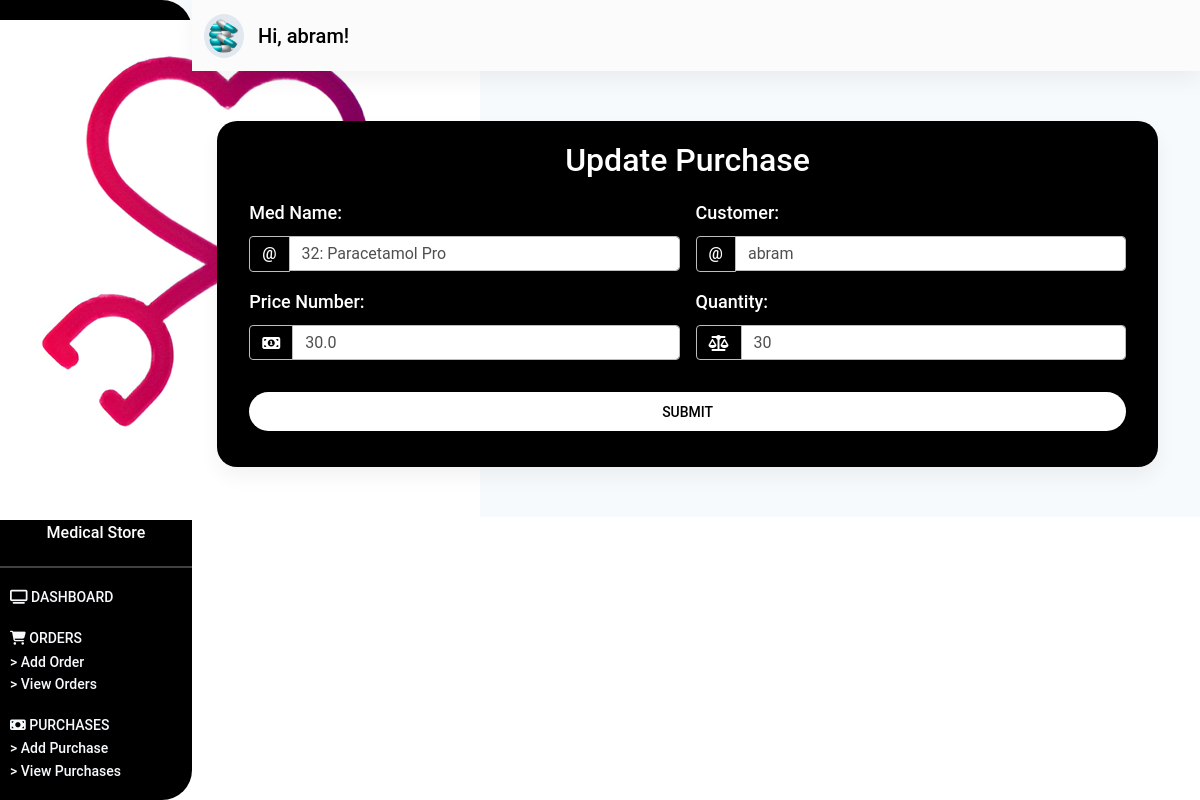
/customer/purchases/update-purchase/1/ (signed in), run on the app's committed database.
### store/models.py (models this page shows, shortened)
class Medicine(models.Model):
    med_code = models.IntegerField()
    med_name = models.CharField(max_length=50)
    dealer_name = models.ForeignKey(Dealer, on_delete=models.CASCADE)
    price = models.FloatField()
    stock = models.IntegerField()
    description = models.TextField()
    def __str__(self):
        return f"{self.med_code}: {self.med_name}"

class Purchase(models.Model):
    med_name = models.ForeignKey(Medicine, on_delete=models.CASCADE)
    customer = models.ForeignKey(User, on_delete=models.CASCADE)
    price_number = models.FloatField()
    quantity = models.IntegerField()

### customer/views.py (the view, shortened to what this page needs)
# urls.py: path('purchases/update-purchase/<int:pk>/', update_purchase, name="update-purchase"),
@login_required(login_url="/login/customer/")
def update_purchase(request, pk):
    purchase = Purchase.objects.get(id=pk)
    form = UpdatePurchaseForm(instance=purchase)
    context = {
        "form": form,
    }
    return render(request, "store/customer/update-purchase.html", context)

### store/templates/store/customer/update-purchase.html (shortened to what this page needs)
{% extends 'store/base.html' %}
{% load static %}
{% block content %}
    <section id="dashboard_section" class="dashboard_section">
        {% include "store/_dashboard-customer.html" %}
        <div class="container-fluid">
            <div class="add_dealer">
                <div class="purchase__card card">
                    <p class="h2">
                        Update Purchase
                    </p>
                    <div class="add__dealer__form">
                        <div class="container">
                            <form class="row g-3 needs-validation" method="POST">
                                <div class="col-md-6">
                                    <label for="validationCustomMedName" class="form-label">
                                        Med Name:
                                    </label>
                                    <div class="input-group">
                                        <span class="input-group-text" id="inputGroupPrepend">@</span>
                                        {{ form.med_name }}
                                    </div>
                                </div>
                                <div class="col-md-6">
                                    <label for="validationCustomCustomerName" class="form-label">
                                        Customer:
                                    </label>
                                    <div class="input-group">
                                        <span class="input-group-text" id="inputGroupPrepend">@</span>
                                        {{ form.customer }}
                                    </div>
                                </div>
                                <div class="col-md-6">
                                    <label for="validationPriceNumber" class="form-label">
                                        Price Number:
                                    </label>
                                    <div class="input-group">
                                        <span class="input-group-text" id="inputGroupPrepend">
                                            <i class="fa fa-money" aria-hidden="true"></i>
                                        </span>
                                        {{ form.price_number }}
                                    </div>
                                </div>
                                <div class="col-md-6">
                                    <label for="validationQuantity" class="form-label">
                                        Quantity:
                                    </label>
                                    <div class="input-group">
                                        <span class="input-group-text" id="inputGroupPrepend">
                                            <i class="fa fa-balance-scale" aria-hidden="true"></i>
                                        </span>
                                        {{ form.quantity }}
                                    </div>
                                </div>
                                <div class="col-12 pt-3">
                                    <div class="col-12 pb-3">
                                        <button class="btn btn-block login-button" type="submit">
                                            Submit
                                        </button>
                                    </div>
                                </div>
                            </form>
                        </div>
                    </div>
                </div>
            </div>
        </div>
    </section>
{% endblock content %}

### store/templates/store/_dashboard-customer.html (shortened to what this page needs)
{% load static %}
<div class="dashboard_header" id="sidebarToggleButton">
    <div class="dasboard_sidebar">
        <nav class="sidenav_bar sidenav-d-none" id="sideNavBar">
            <div class="dashboard_logo">
                <div class="logo_flex">
                    <span class="text">
                        Medical Store
                    </span>
                </div>
            </div>
            <hr class="hr_sidenav">
            <div class="sidebar_main">
                <ul class="sidebar">
                    <li class="sidebar_item">
                        <a href="{% url 'store:dashboard-admin' %}" class="item_link">
                            <i class="fa fa-television" aria-hidden="true"></i>
                            <span class="item_text sidebar_active">
                                Dashboard
                            </span>
                        </a>
                    </li>
                    <li class="sidebar_item">
                        <a class="item_link" id="dealerID">
                            <i class="fa fa-shopping-cart" aria-hidden="true"></i>
                            <span class="item_text">
                                Orders
                            </span>
                        </a>
                        <div class="dealer__items" id="dealerItems">
                            <a href="{% url "customer:add-order" %}" class="dealer__item">
                                > Add Order
                            </a>
                            <a href="{% url "customer:view-orders" %}" class="dealer__item">
                                > View Orders
                            </a>
                        </div>
                    </li>
                    <li class="sidebar_item" id="purchaseID">
                        <a class="item_link">
                            <i class="fas fa-money-bill    "></i>
                            <span class="item_text">
                                Purchases
                            </span>
                        </a>
                        <div class="purchase__items" id="purchaseItems">
                            <a href="{% url 'customer:add-purchase' %}" class="dealer__item">
                                > Add Purchase
                            </a>
                            <a href="{% url 'customer:view-purchases' %}" class="dealer__item">
                                > View Purchases
                            </a>
                        </div>
                    </li>
                </ul>
            </div>
        </nav>
    </div>
    <div class="dashboard_navbar" id=mainNavBar>
        <nav class="navbar navbar-expand-sm navbar-light bg-light sticky-top">
            <div class="container-fluid">
                <a class="navbar-brand nav_image" href="#">
                    <img src="{% static 'images/medicine.png' %}" alt="" class="img-responsive">
                    <span class="nav_span">
                        Hi, {{ request.user.username }}!
                    </span>
                </a>
            </div>
        </nav>
    </div>
</div>

### store/static/css/styles.css (style rules this page uses)
* { margin: 0%; padding: 0%; box-sizing: border-box; }
label.form-label { color: #fff !important; font-size: 18px; font-weight: 550; }
span.input-group-text { color: #fff !important; font-weight: 550; }
button.login-button { background-color: #fff; border-radius: 20px; font-size: 14px; font-weight: 550; color: #000 !important; }
a.nav_image img { width: 40px; background-color: #e2e8f0; padding: 5px; color: #000 !important; border-radius: 50%; }
span.nav_span { font-weight: 550; color: #000; margin-left: 10px; }
span.sidebar_active { font-weight: 550; }
div.dashboard_navbar { margin-left: 12rem; }
nav.sidenav_bar { width: 12rem; height: 100%; padding-bottom: 50px; position: fixed; background: #000; border-radius: 0px 30px 30px 0px; }
div.dashboard_logo { margin-top: 20px; margin-bottom: 20px; text-align: center; }
div.dashboard_logo span.text { color: #fff !important; font-weight: 550; }
hr.hr_sidenav { background-color: #fff; height: 2px; }
ul.sidebar { list-style: none; padding: 0; margin: 0; display: flex; flex-direction: column; align-items: flex-start; margin-left: 10px; }
li.sidebar_item { margin-bottom: 1rem; }
li.sidebar_item a { color: #f7fafc; font-size: 14px; font-weight: 500; }
li.sidebar_item span.item_text { text-transform: uppercase; }
div.dealer__items, div.medicine__items, div.employee__items, div.customer__items, div.purchase__items { display: flex; flex-direction: column; }
a.dealer__item { color: #f7fafc; font-size: 14px; }
section.dashboard_section { --bg-opacity: 1; background-color: #f7fafc; background-size: contain; }
div.add_dealer { margin-top: 50px; padding-bottom: 50px; }
div.dealer__card, div.medicine__card, div.employee__card, div.customer__card, div.purchase__card, div.confirm__card { padding: 20px; background-color: #000; width: 80%; margin: auto; margin-right: 30px; border-radius: 20px; }
div.dealer__card p.h2, div.medicine__card p.h2, div.employee__card p.h2, div.customer__card p.h2, div.purchase__card p.h2, div.confirm__card p.h2 { text-align: center; color: #fff; margin-bottom: 20px; font-weight: 550; }

### data on the page
Medicine: med_name "32: Paracetamol Pro"
Purchase: customer "abram", price_number "30.0", quantity "30"

### other printed values
{{ request.user.username }} "abram"
